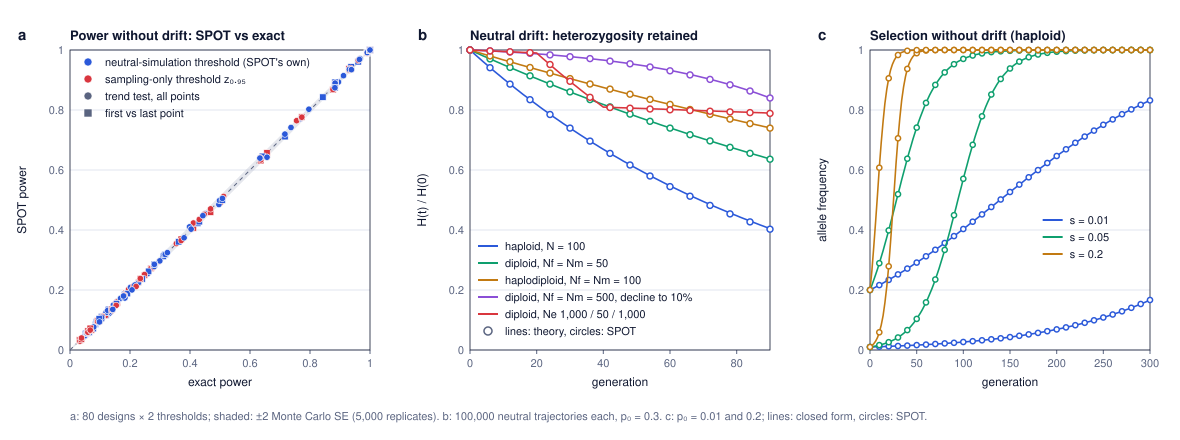

Here is the Python script that generated this plot:
"""Agreement of SPOT with theory. Theoretical values are computed here independently of SPOT's code, from the model
equations in the README:
  (a) power with no drift and perfect genotypes: exact enumeration of all possible allele counts at every sampling point;
  (b) neutral drift: expected heterozygosity H_t / H_0 = prod_g (1 - 1/(2 Ne_g))  (haploid: prod (1 - 1/N_g));
  (c) selection without drift: closed form for haploids, p_t = p0 (1+s)^t / (1 - p0 + p0 (1+s)^t), and the
      recursions of the README for diploids and haplodiploids.
Run from the repository root after theory_spot.js:  python3 validation/theory_check.py
Writes theory_power.tsv, theory_drift.tsv, theory_selection.tsv and theory_check.svg in validation/."""
import json, math, sys
import numpy as np
sys.path.insert(0, 'validation')
from svgplot import Fig, Ax, COL

D = json.load(open('validation/theory_spot.json'))
Z95 = 1.6448536269514722
TIE_TOL = 1e-9   # relative tolerance for ties at the threshold, as TIE_TOL in sim.js


def det(system, h, s, p0, G, smale=1.0):
    """deterministic recursion; element g = genotype/allele frequencies after selection in generation g (selection from g = 1)"""
    pf = pm = p0
    out = []
    for g in range(G + 1):
        sg = s if g > 0 else 0.0
        sm = sg * smale
        if system == 'haploid':
            ps = pf * (1 + sg) / (1 + pf * sg)
            out.append({'p': ps, 'pm': ps, 'pmf': None})
            pf = pm = ps
            continue
        AA, Aa = pf * pm, pf * (1 - pm) + pm * (1 - pf)
        aa = 1 - AA - Aa
        w = AA * (1 + sg) + Aa * (1 + h * sg) + aa
        fAA, fAa, faa = AA * (1 + sg) / w, Aa * (1 + h * sg) / w, aa / w
        pfs = fAA + fAa / 2
        if system == 'haplodiploid':
            pms = pf * (1 + sm) / (pf * (1 + sm) + 1 - pf)
        else:
            wm = AA * (1 + sm) + Aa * (1 + h * sm) + aa
            pms = (AA * (1 + sm) + Aa * (1 + h * sm) / 2) / wm
        out.append({'p': pfs, 'pm': pms, 'pmf': (faa, fAa, fAA)})
        pf, pm = pfs, pms
    return out


def count_pmf(system, state, n_ind):
    """distribution of the number of copies of the allele among n_ind sampled individuals (females if diploid)"""
    if system == 'haploid':
        p = state['p']
        k = np.arange(n_ind + 1)
        return np.array([math.comb(n_ind, int(i)) * p ** i * (1 - p) ** (n_ind - i) for i in k])
    g = np.array(state['pmf'])
    out = np.array([1.0])
    for _ in range(n_ind):
        out = np.convolve(out, g)
    return out


def z_grid(nall, t):
    """trend statistic for every combination of counts (x_1..x_K), alleles nall_i per point, times t_i"""
    K = len(nall)
    grids = np.meshgrid(*[np.arange(n + 1) for n in nall], indexing='ij')
    N = sum(nall)
    tb = sum(n * ti for n, ti in zip(nall, t)) / N
    X = sum(grids)
    num = sum(x * (ti - tb) for x, ti in zip(grids, t))
    den = sum(n * (ti - tb) ** 2 for n, ti in zip(nall, t))
    pb = X / N
    with np.errstate(divide='ignore', invalid='ignore'):
        Z = num / np.sqrt(pb * (1 - pb) * den)
    Z[(pb <= 0) | (pb >= 1)] = 0.0
    return Z


def joint(pmfs):
    P = pmfs[0]
    for q in pmfs[1:]:
        P = np.multiply.outer(P, q)
    return P


def exact_power(r):
    system, h, s, p0, years, n = r['system'], r['h'], r['s'], r['p0'], r['years'], r['n']
    t = [y - years[0] for y in years]
    G = t[-1]
    sel = det(system, h, s, p0, G)
    neu = det(system, h, 0.0, p0, G)
    per = 1 if system == 'haploid' else 2
    out = {}
    for stat, idx in (('trend', list(range(len(t)))), ('two', [0, len(t) - 1])):
        nall = [n[i] * per for i in idx]
        tt = [t[i] for i in idx]
        Z = z_grid(nall, tt)
        Ps = joint([count_pmf(system, sel[t[i]], n[i]) for i in idx])
        Pn = joint([count_pmf(system, neu[t[i]], n[i]) for i in idx])
        zs, pz = Z.ravel(), Pn.ravel()
        o = np.argsort(zs, kind='stable')
        cdf = np.cumsum(pz[o])
        crit = zs[o][np.searchsorted(cdf, 0.95 - 1e-12)]   # smallest z with P(Z <= z) >= 0.95, as SPOT's empirical quantile
        # tie rule of sim.js (empiricalThreshold, exceed): values of Z equal to the threshold count with weight gamma.
        # Exact gamma at the exact quantile: P(Z > c) + gamma P(Z = c) = 0.05 exactly.
        eq = lambda c: np.abs(Z - c) <= TIE_TOL * max(1.0, abs(c))
        above = lambda P, c, g: float(P[(Z > c) & ~eq(c)].sum() + g * P[eq(c)].sum())
        A_, B_ = float(Pn[(Z > crit) & ~eq(crit)].sum()), float(Pn[eq(crit)].sum())
        gx = min(max((0.05 - A_) / B_, 0.0), 1 - 1e-12) if B_ > 0 else 0.0
        sc, gs = r[stat]['crit'], r[stat].get('gamma', 0.0)   # SPOT's own threshold and tie weight, from its neutral replicates
        out[stat] = {'crit': float(crit), 'gamma': gx, 'tieMass': B_, 'powerEmp': above(Ps, crit, gx), 'powerNaive': float(Ps[Z > Z95].sum()),
                     'fprNaive': float(Pn[Z > Z95].sum()), 'fprExact': above(Pn, crit, gx),
                     'powerAtSpot': above(Ps, sc, gs), 'sizeAtSpot': above(Pn, sc, gs)}
    return out


# ---------- (a) power ----------
rows, pts = [], []
for r in D['power']:
    ex = exact_power(r)
    for stat in ('trend', 'two'):
        if r['design'] == '2 points' and stat == 'two':
            continue      # identical to the trend test with two points
        for kind, ekind in (('powerNaive', 'powerNaive'), ('powerEmp', 'powerAtSpot')):
            a, b = ex[stat][ekind], r[stat][kind]
            se = math.sqrt(max(a * (1 - a), 1e-12) / r['reps'])
            z = (b - a) / se if a * (1 - a) > 0 else 0.0
            rows.append([r['system'], r['h'], r['p0'], r['s'], r['design'], stat, kind, f'{a:.4f}', f'{b:.4f}', f'{z:.2f}',
                         f'{ex[stat]["crit"]:.3f}', f'{r[stat]["crit"]:.3f}', f'{ex[stat]["fprExact"]:.4f}', f'{ex[stat]["sizeAtSpot"]:.4f}',
                         f'{ex[stat]["powerEmp"]:.4f}'])
            pts.append((a, b, kind, stat, z, ex[stat]['crit'], r[stat]['crit'], r['system'], ex[stat]['sizeAtSpot'], ex[stat]['fprExact'], ex[stat]['powerEmp']))
with open('validation/theory_power.tsv', 'w') as f:
    f.write('\t'.join(['system', 'h', 'p0', 's', 'design', 'statistic', 'threshold', 'power_exact_at_spot_threshold', 'power_spot', 'z',
                       'crit_exact', 'crit_spot', 'size_at_exact_crit', 'size_at_spot_crit', 'power_at_exact_crit']) + '\n')
    for r in rows:
        f.write('\t'.join(map(str, r)).replace('powerNaive', 'naive z(0.95)').replace('powerEmp', 'neutral 95% quantile') + '\n')
zs = np.array([p[4] for p in pts])
d = np.array([p[1] - p[0] for p in pts])
crit_same = sum(abs(p[5] - p[6]) < 1e-6 for p in pts)
print(f'(a) power: {len(pts)} comparisons; mean SPOT - exact {d.mean() * 100:+.2f} points; max |diff| {abs(d).max() * 100:.1f} points;'
      f' |z| > 2: {(abs(zs) > 2).sum()}, > 3: {(abs(zs) > 3).sum()}; RMS z {math.sqrt((zs ** 2).mean()):.2f};'
      f' threshold identical to exact in {crit_same} of {len(pts)}')
for p in pts:
    if abs(p[4]) > 3:
        print('   large z:', p)
for kind in ('powerNaive', 'powerEmp'):
    zz = np.array([p[4] for p in pts if p[2] == kind]); dd = np.array([p[1] - p[0] for p in pts if p[2] == kind])
    print(f'    {kind}: n {len(zz)}, mean diff {dd.mean()*100:+.2f}, max |diff| {abs(dd).max()*100:.1f}, |z|>2 {(abs(zz)>2).sum()}, RMS z {math.sqrt((zz**2).mean()):.2f}')
em = [p for p in pts if p[2] == 'powerEmp']
sz = np.array([p[8] for p in em]); sx = np.array([p[9] for p in em])
print(f'    size of SPOT thresholds (exact): mean {sz.mean():.4f}, range {sz.min():.4f}-{sz.max():.4f}; size at exact 95% quantile: mean {sx.mean():.4f}, range {sx.min():.4f}-{sx.max():.4f}')
dpow = np.array([p[1] - p[10] for p in em])
print(f'    SPOT power vs exact power at the exact quantile: mean {dpow.mean()*100:+.2f}, max |diff| {abs(dpow).max()*100:.1f} points')

# ---------- (b) drift ----------
def ne(system, Nf, Nm):
    if system == 'haploid':
        return Nf
    if system == 'haplodiploid':
        return 9 * Nf * Nm / (4 * Nm + 2 * Nf)
    return 4 * Nf * Nm / (Nf + Nm)


drift_rows, drift_z = [], []
for r in D['drift']:
    o, G = r['params'], r['G']
    sysm, Nf0, Nm0 = o['system'], o['Nf'], o['Nm']
    gens = [0, 20, 40, 90]          # sampling generations of the default design (1935, 1955, 1975, 2025)
    H, theo = 1.0, [1.0]
    for g in range(G):
        if o.get('neByBlock'):
            j = 0
            while j < len(gens) - 2 and g >= gens[j + 1]:
                j += 1
            f = o['neBlocks'][j] / ne(sysm, Nf0, Nm0)
        else:
            f = o.get('decline', 1) ** (g / G)
        Nf, Nm = max(2, round(Nf0 * f)), max(2, round(Nm0 * f))
        e = ne(sysm, Nf, Nm)
        H *= (1 - 1 / e) if sysm == 'haploid' else (1 - 1 / (2 * e))
        theo.append(H)
    sim, se = r['het'], r['se']
    rel = [sim[g] / theo[g] - 1 for g in range(1, G + 1)]
    drift_rows.append((r['label'], theo, sim, r['spotHetRetained']))
    zmax = max(abs(sim[g] - theo[g]) / se[g] for g in range(1, G + 1))
    drift_z.append((r['label'], (sim[-1] - theo[-1]) / se[-1]))
    print(f'(b) {r["label"]:45s} H90/H0 sim {sim[-1]:.4f} ± {se[-1]:.4f} theory {theo[-1]:.4f} (SPOT tile {r["spotHetRetained"]:.4f});'
          f' z at generation 90 {(sim[-1] - theo[-1]) / se[-1]:+.2f}; max relative deviation {max(abs(x) for x in rel) * 100:.2f}%, max |z| over generations {zmax:.2f}')
with open('validation/theory_drift.tsv', 'w') as f:
    f.write('scenario\tgeneration\tH_ratio_simulated\tH_ratio_theory\n')
    for lab, th, sm, _ in drift_rows:
        for g in range(len(th)):
            f.write(f'{lab}\t{g}\t{sm[g]:.5f}\t{th[g]:.5f}\n')

# ---------- (c) selection ----------
maxdiff, sel_rows = 0.0, []
for r in D['selection']:
    G = len(r['f']) - 1
    if r['system'] == 'haploid':
        th = [r['p0'] * (1 + r['s']) ** g / (1 - r['p0'] + r['p0'] * (1 + r['s']) ** g) for g in range(G + 1)]
        thm = th
    else:
        dd = det(r['system'], r['h'], r['s'], r['p0'], G)
        th, thm = [x['p'] for x in dd], [x['pm'] for x in dd]
    md = max(max(abs(a - b) for a, b in zip(r['f'], th)), max(abs(a - b) for a, b in zip(r['m'], thm)))
    maxdiff = max(maxdiff, md)
    sel_rows.append((r, th, md))
print(f'(c) selection: {len(sel_rows)} trajectories (300 generations); largest |SPOT - theory| = {maxdiff:.2e}')
sm = D['stochasticMean']
dd = det('diploid', 0.5, sm['s'], sm['p0'], 300)
print(f'    stochastic mean of {sm["reps"]} replicates (N = 1e6) vs deterministic: max |diff| = '
      f'{max(abs(a - b["p"]) for a, b in zip(sm["f"], dd)):.4f}')
with open('validation/theory_selection.tsv', 'w') as f:
    f.write('system\th\ts\tp0\tmax_abs_difference_spot_vs_theory\n')
    for r, _, md in sel_rows:
        f.write(f'{r["system"]}\t{r["h"]}\t{r["s"]}\t{r["p0"]}\t{md:.2e}\n')

# ---------- figure ----------
F = Fig(1180, 440)
# (a) power scatter
A = Ax(F, 70, 50, 300, 300, (0, 1), (0, 1), title='Power without drift: SPOT vs exact', label='a')
A.frame([0, .2, .4, .6, .8, 1], [0, .2, .4, .6, .8, 1], 'exact power', 'SPOT power')
xs = [i / 100 for i in range(101)]
se = [2 * math.sqrt(x * (1 - x) / 5000) for x in xs]
A.band(xs, [x - e for x, e in zip(xs, se)], [x + e for x, e in zip(xs, se)], COL['grey'], .25)
A.line([0, 1], [0, 1], COL['muted'], 1, '4 4')
for p in pts:
    A.points([p[0]], [p[1]], COL['blue'] if p[2] == 'powerEmp' else COL['red'], 'o' if p[3] == 'trend' else 's', 3.2)
A.legend([('drift-aware threshold (SPOT\'s own)', COL['blue'], 'o'), ('sampling-only threshold z₀.₉₅', COL['red'], 'o'),
          ('trend test, all points', COL['muted'], 'o'), ('first vs last point', COL['muted'], 's')], A.x + 8, A.y + 16)
# (b) heterozygosity
B = Ax(F, 470, 50, 300, 300, (0, 90), (0, 1), title='Neutral drift: heterozygosity retained', label='b')
B.frame([0, 20, 40, 60, 80], [0, .2, .4, .6, .8, 1], 'generation', 'H(t) / H(0)')
pal = [COL['blue'], COL['green'], COL['amber'], COL['purple'], COL['red']]
show = ['haploid, N = 100', 'diploid, Nf = Nm = 50', 'haplodiploid, Nf = Nm = 100', 'diploid, Nf = Nm = 500, decline to 10%',
        'diploid, Ne per interval 1,000 / 50 / 1,000']
leg = []
for k, lab in enumerate(show):
    th, sim = next((t, s) for l, t, s, _ in drift_rows if l == lab)
    B.line(list(range(len(th))), th, pal[k], 1.6)
    g = list(range(0, len(sim), 6))
    B.points(g, [sim[i] for i in g], pal[k], 'o', 3, True)
    leg.append((lab.replace('Ne per interval', 'Ne'), pal[k], 'line'))
B.legend(leg + [('lines: theory, circles: SPOT', COL['muted'], 'oh')], B.x + 8, B.y + B.h - 100)
# (c) haploid selection
C = Ax(F, 870, 50, 280, 300, (0, 300), (0, 1), title='Selection without drift (haploid)', label='c')
C.frame([0, 50, 100, 150, 200, 250, 300], [0, .2, .4, .6, .8, 1], 'generation', 'allele frequency')
for k, s in enumerate([0.01, 0.05, 0.2]):
    for p0 in (0.01, 0.2):
        r, th, _ = next(x for x in sel_rows if x[0]['system'] == 'haploid' and x[0]['s'] == s and x[0]['p0'] == p0)
        C.line(list(range(0, 301, 2)), th[::2], pal[k], 1.6)
        g = list(range(0, 301, 10))
        C.points(g, [r['f'][i] for i in g], pal[k], 'o', 2.6, True)
C.legend([('s = 0.01', pal[0], 'line'), ('s = 0.05', pal[1], 'line'), ('s = 0.2', pal[2], 'line')], C.X(185), C.Y(0.42))
F.text(70, 420, f'a: {len(D["power"])} designs × 2 thresholds; shaded: ±2 Monte Carlo SE (5,000 replicates). b: 100,000 neutral trajectories each, p₀ = 0.3. '
       'c: p₀ = 0.01 and 0.2; lines: closed form, circles: SPOT.', 11, color=COL['muted'])
print('figure bytes', F.save('validation/theory_check.svg'))
